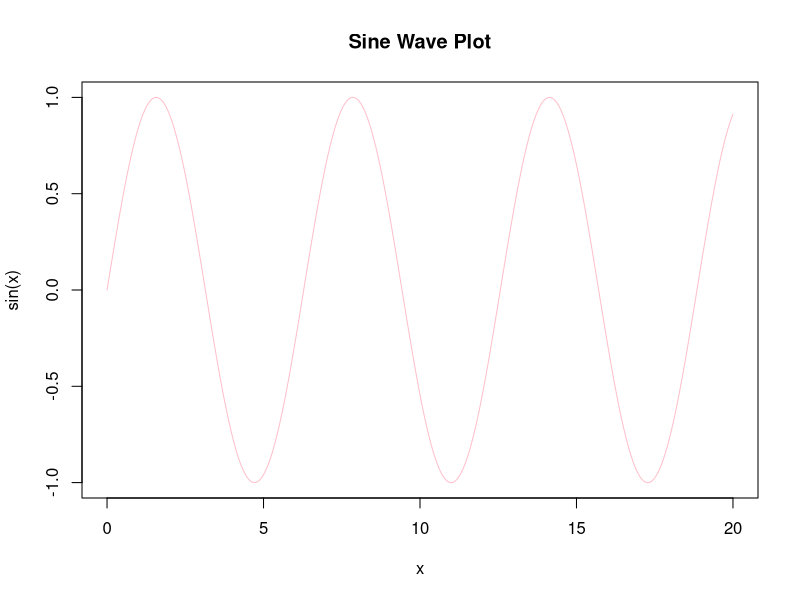

This chart was generated by the following R code:
## ---- chunk 1
x <- seq(0, 20, by = 0.01)
y <- sin(x)
sin_df <- data.frame(x = x, y = y)
head(sin_df, 3)
plot(sin_df$x, sin_df$y, type = "l", col = "pink", main = "Sine Wave Plot", xlab = "x", ylab = "sin(x)")
